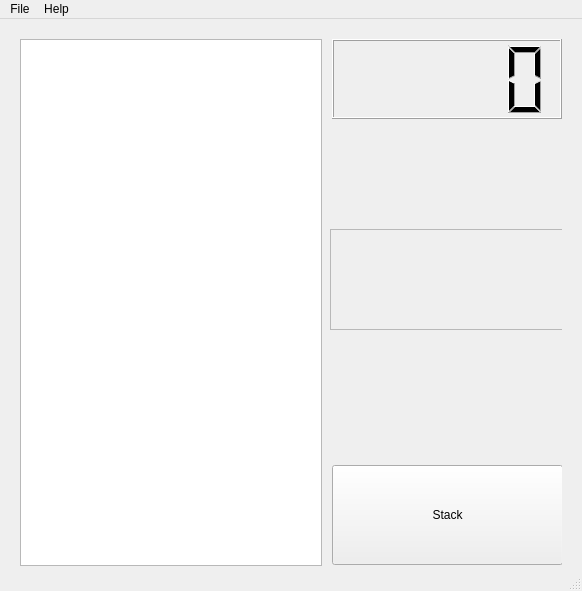
<?xml version="1.0" encoding="UTF-8"?>
<ui version="4.0">
 <class>window_main_screen</class>
 <widget class="QMainWindow" name="window_main_screen">
  <property name="geometry">
   <rect>
    <x>0</x>
    <y>0</y>
    <width>582</width>
    <height>591</height>
   </rect>
  </property>
  <property name="minimumSize">
   <size>
    <width>582</width>
    <height>591</height>
   </size>
  </property>
  <property name="maximumSize">
   <size>
    <width>582</width>
    <height>591</height>
   </size>
  </property>
  <property name="windowIcon">
   <iconset resource="resource.qrc">
    <normaloff>:/images/stacker_logo.jpg</normaloff>:/images/stacker_logo.jpg</iconset>
  </property>
  <property name="styleSheet">
   <string notr="true"/>
  </property>
  <property name="tabShape">
   <enum>QTabWidget::Rounded</enum>
  </property>
  <widget class="QWidget" name="centralwidget">
   <widget class="QStackedWidget" name="stackedWidget_mainscreen">
    <property name="geometry">
     <rect>
      <x>20</x>
      <y>20</y>
      <width>542</width>
      <height>531</height>
     </rect>
    </property>
    <property name="styleSheet">
     <string notr="true"/>
    </property>
    <property name="currentIndex">
     <number>2</number>
    </property>
    <widget class="QWidget" name="mainmenu">
     <widget class="QPushButton" name="pushButton_MainMenuNewGame">
      <property name="geometry">
       <rect>
        <x>196</x>
        <y>150</y>
        <width>150</width>
        <height>40</height>
       </rect>
      </property>
      <property name="toolTip">
       <string/>
      </property>
      <property name="styleSheet">
       <string notr="true">font: 15pt &quot;Minercraftory&quot;;</string>
      </property>
      <property name="text">
       <string>NEW GAME</string>
      </property>
     </widget>
     <widget class="QPushButton" name="pushButton_MainMenuLoadGame">
      <property name="geometry">
       <rect>
        <x>196</x>
        <y>210</y>
        <width>150</width>
        <height>40</height>
       </rect>
      </property>
      <property name="toolTip">
       <string/>
      </property>
      <property name="styleSheet">
       <string notr="true">font: 15pt &quot;Minercraftory&quot;;</string>
      </property>
      <property name="text">
       <string>LOAD GAME</string>
      </property>
     </widget>
     <widget class="QPushButton" name="pushButton_MainMenuAbout">
      <property name="geometry">
       <rect>
        <x>196</x>
        <y>270</y>
        <width>150</width>
        <height>40</height>
       </rect>
      </property>
      <property name="toolTip">
       <string/>
      </property>
      <property name="styleSheet">
       <string notr="true">font: 15pt &quot;Minercraftory&quot;;</string>
      </property>
      <property name="text">
       <string>ABOUT</string>
      </property>
     </widget>
     <widget class="QPushButton" name="pushButton_MainMenuHelp">
      <property name="geometry">
       <rect>
        <x>196</x>
        <y>330</y>
        <width>150</width>
        <height>40</height>
       </rect>
      </property>
      <property name="toolTip">
       <string/>
      </property>
      <property name="styleSheet">
       <string notr="true">font: 15pt &quot;Minercraftory&quot;;</string>
      </property>
      <property name="text">
       <string>Help</string>
      </property>
     </widget>
     <widget class="QPushButton" name="pushButton_MainMenuQuit">
      <property name="geometry">
       <rect>
        <x>196</x>
        <y>390</y>
        <width>150</width>
        <height>40</height>
       </rect>
      </property>
      <property name="toolTip">
       <string/>
      </property>
      <property name="styleSheet">
       <string notr="true">font: 15pt &quot;Minercraftory&quot;;</string>
      </property>
      <property name="text">
       <string>Quit</string>
      </property>
     </widget>
     <widget class="QFrame" name="frameLogoMain">
      <property name="geometry">
       <rect>
        <x>46</x>
        <y>0</y>
        <width>450</width>
        <height>120</height>
       </rect>
      </property>
      <property name="styleSheet">
       <string notr="true">image: url(:/images/logo/StackerLogoNeutral.png);</string>
      </property>
      <property name="frameShape">
       <enum>QFrame::StyledPanel</enum>
      </property>
      <property name="frameShadow">
       <enum>QFrame::Raised</enum>
      </property>
     </widget>
     <widget class="QLabel" name="label_MainMenuStackerVersion">
      <property name="geometry">
       <rect>
        <x>430</x>
        <y>100</y>
        <width>110</width>
        <height>40</height>
       </rect>
      </property>
      <property name="styleSheet">
       <string notr="true">font: bold 15pt &quot;Rust&quot;;</string>
      </property>
      <property name="text">
       <string>X.X.X</string>
      </property>
     </widget>
    </widget>
    <widget class="QWidget" name="difficultymenu">
     <widget class="QLabel" name="label_DifficultyMenuTitle">
      <property name="geometry">
       <rect>
        <x>71</x>
        <y>60</y>
        <width>400</width>
        <height>40</height>
       </rect>
      </property>
      <property name="font">
       <font>
        <family>Rust</family>
        <pointsize>30</pointsize>
        <weight>75</weight>
        <italic>false</italic>
        <bold>true</bold>
        <strikeout>false</strikeout>
        <kerning>true</kerning>
       </font>
      </property>
      <property name="styleSheet">
       <string notr="true">font: bold 30pt &quot;Rust&quot;;</string>
      </property>
      <property name="text">
       <string>Difficulty menu</string>
      </property>
      <property name="alignment">
       <set>Qt::AlignCenter</set>
      </property>
     </widget>
     <widget class="QPushButton" name="pushButton_DifficultyMenuEasy">
      <property name="geometry">
       <rect>
        <x>196</x>
        <y>160</y>
        <width>150</width>
        <height>40</height>
       </rect>
      </property>
      <property name="styleSheet">
       <string notr="true">font: 15pt &quot;Minercraftory&quot;;</string>
      </property>
      <property name="text">
       <string>Easy</string>
      </property>
     </widget>
     <widget class="QPushButton" name="pushButton_DifficultyMenuMedium">
      <property name="geometry">
       <rect>
        <x>200</x>
        <y>260</y>
        <width>150</width>
        <height>40</height>
       </rect>
      </property>
      <property name="styleSheet">
       <string notr="true">font: 15pt &quot;Minercraftory&quot;;</string>
      </property>
      <property name="text">
       <string>Medium</string>
      </property>
     </widget>
     <widget class="QPushButton" name="pushButton_DifficultyMenuHard">
      <property name="geometry">
       <rect>
        <x>196</x>
        <y>360</y>
        <width>150</width>
        <height>40</height>
       </rect>
      </property>
      <property name="styleSheet">
       <string notr="true">font: 15pt &quot;Minercraftory&quot;;</string>
      </property>
      <property name="text">
       <string>Hard</string>
      </property>
     </widget>
    </widget>
    <widget class="QWidget" name="playscreen">
     <widget class="QLCDNumber" name="lcd_PlayScreenScore">
      <property name="geometry">
       <rect>
        <x>312</x>
        <y>0</y>
        <width>230</width>
        <height>80</height>
       </rect>
      </property>
      <property name="font">
       <font>
        <family>MS Shell Dlg 2</family>
        <weight>50</weight>
        <bold>false</bold>
       </font>
      </property>
      <property name="layoutDirection">
       <enum>Qt::LeftToRight</enum>
      </property>
      <property name="autoFillBackground">
       <bool>false</bool>
      </property>
     </widget>
     <widget class="QTableWidget" name="tableWidget_PlayScreenPlayfield">
      <property name="geometry">
       <rect>
        <x>0</x>
        <y>0</y>
        <width>302</width>
        <height>527</height>
       </rect>
      </property>
      <property name="styleSheet">
       <string notr="true">selection-background-color: rgba(255, 255, 255, 0);
selection-color: rgba(255, 255, 255, 0);
focus ( border: 0px );</string>
      </property>
     </widget>
     <widget class="QPushButton" name="pushButton_PlayScreenPause">
      <property name="geometry">
       <rect>
        <x>312</x>
        <y>90</y>
        <width>52</width>
        <height>52</height>
       </rect>
      </property>
      <property name="sizePolicy">
       <sizepolicy hsizetype="Fixed" vsizetype="Fixed">
        <horstretch>0</horstretch>
        <verstretch>0</verstretch>
       </sizepolicy>
      </property>
      <property name="toolTip">
       <string>Pause</string>
      </property>
      <property name="styleSheet">
       <string notr="true">background-image: url(:/images/pause_button.png);
background-color: rgba(255, 255, 255, 0);</string>
      </property>
      <property name="text">
       <string/>
      </property>
      <property name="default">
       <bool>false</bool>
      </property>
      <property name="flat">
       <bool>true</bool>
      </property>
     </widget>
     <widget class="QPushButton" name="pushButton_PlayScreenStack">
      <property name="geometry">
       <rect>
        <x>312</x>
        <y>426</y>
        <width>231</width>
        <height>100</height>
       </rect>
      </property>
      <property name="cursor">
       <cursorShape>PointingHandCursor</cursorShape>
      </property>
      <property name="styleSheet">
       <string notr="true">font: 35pt &quot;Minercraftory&quot;;</string>
      </property>
      <property name="text">
       <string>Stack</string>
      </property>
      <property name="flat">
       <bool>false</bool>
      </property>
     </widget>
     <widget class="QFrame" name="frame_PlayScreenStackerLogo">
      <property name="geometry">
       <rect>
        <x>310</x>
        <y>190</y>
        <width>241</width>
        <height>101</height>
       </rect>
      </property>
      <property name="styleSheet">
       <string notr="true">image: url(:/images/logo/StackerLogoNeutral.png);</string>
      </property>
      <property name="frameShape">
       <enum>QFrame::StyledPanel</enum>
      </property>
      <property name="frameShadow">
       <enum>QFrame::Raised</enum>
      </property>
     </widget>
    </widget>
    <widget class="QWidget" name="pausemenu">
     <widget class="QPushButton" name="pushButton_PauseMenuResume">
      <property name="geometry">
       <rect>
        <x>245</x>
        <y>140</y>
        <width>52</width>
        <height>52</height>
       </rect>
      </property>
      <property name="toolTip">
       <string>Resume</string>
      </property>
      <property name="styleSheet">
       <string notr="true">background-image: url(:/images/play_button.png);
background-color: rgba(255, 255, 255, 0);</string>
      </property>
      <property name="text">
       <string/>
      </property>
      <property name="flat">
       <bool>true</bool>
      </property>
     </widget>
     <widget class="QLabel" name="label_PauseMenuTitle">
      <property name="geometry">
       <rect>
        <x>171</x>
        <y>60</y>
        <width>200</width>
        <height>40</height>
       </rect>
      </property>
      <property name="styleSheet">
       <string notr="true">font: bold 30pt &quot;Rust&quot;;</string>
      </property>
      <property name="text">
       <string>pause</string>
      </property>
      <property name="alignment">
       <set>Qt::AlignCenter</set>
      </property>
     </widget>
     <widget class="QPushButton" name="pushButton_PauseMenuMainMenu">
      <property name="geometry">
       <rect>
        <x>196</x>
        <y>252</y>
        <width>150</width>
        <height>40</height>
       </rect>
      </property>
      <property name="styleSheet">
       <string notr="true">font: 15pt &quot;Minercraftory&quot;;</string>
      </property>
      <property name="text">
       <string>Main menu</string>
      </property>
     </widget>
     <widget class="QPushButton" name="pushButton_PauseMenuSaveGame">
      <property name="geometry">
       <rect>
        <x>196</x>
        <y>352</y>
        <width>150</width>
        <height>40</height>
       </rect>
      </property>
      <property name="styleSheet">
       <string notr="true">font: 15pt &quot;Minercraftory&quot;;</string>
      </property>
      <property name="text">
       <string>Save game</string>
      </property>
     </widget>
     <widget class="QPushButton" name="pushButton_PauseMenuQuit">
      <property name="geometry">
       <rect>
        <x>196</x>
        <y>452</y>
        <width>150</width>
        <height>40</height>
       </rect>
      </property>
      <property name="styleSheet">
       <string notr="true">font: 15pt &quot;Minercraftory&quot;;</string>
      </property>
      <property name="text">
       <string>Quit</string>
      </property>
     </widget>
     <widget class="QLabel" name="label_PauseMenuStatus">
      <property name="geometry">
       <rect>
        <x>356</x>
        <y>352</y>
        <width>151</width>
        <height>40</height>
       </rect>
      </property>
      <property name="styleSheet">
       <string notr="true">font: 10pt &quot;Arial Rounded MT Bold&quot;;</string>
      </property>
      <property name="text">
       <string/>
      </property>
     </widget>
    </widget>
    <widget class="QWidget" name="help">
     <widget class="QLabel" name="label_HelpTitle">
      <property name="geometry">
       <rect>
        <x>171</x>
        <y>60</y>
        <width>200</width>
        <height>40</height>
       </rect>
      </property>
      <property name="styleSheet">
       <string notr="true">font: bold 30pt &quot;Rust&quot;;</string>
      </property>
      <property name="text">
       <string>Help</string>
      </property>
      <property name="alignment">
       <set>Qt::AlignCenter</set>
      </property>
     </widget>
     <widget class="QLabel" name="label_HelpMainText">
      <property name="geometry">
       <rect>
        <x>31</x>
        <y>130</y>
        <width>480</width>
        <height>240</height>
       </rect>
      </property>
      <property name="styleSheet">
       <string notr="true">font: 13pt &quot;Arial Rounded MT Bold&quot;;</string>
      </property>
      <property name="text">
       <string>Try to stack as many blocks, as high as possible.
You will lose the number of blocks
you placed incorrectly.

The game is played with the Space bar or the Stack button.
To place the block press space or press the button.
While in game you can press ESC
  Now you are in the pause menu
  From here you can save your game,
  or go back to the main menu.

Have fun!</string>
      </property>
     </widget>
     <widget class="QPushButton" name="pushButton_HelpMainMenu">
      <property name="geometry">
       <rect>
        <x>196</x>
        <y>430</y>
        <width>150</width>
        <height>40</height>
       </rect>
      </property>
      <property name="styleSheet">
       <string notr="true">font: 15pt &quot;Minercraftory&quot;;</string>
      </property>
      <property name="text">
       <string>Main Menu</string>
      </property>
     </widget>
    </widget>
    <widget class="QWidget" name="about">
     <widget class="QFrame" name="frame_AboutLogo">
      <property name="geometry">
       <rect>
        <x>0</x>
        <y>279</y>
        <width>542</width>
        <height>252</height>
       </rect>
      </property>
      <property name="styleSheet">
       <string notr="true">image: url(:/images/stacker2.0.png);</string>
      </property>
      <property name="frameShape">
       <enum>QFrame::StyledPanel</enum>
      </property>
      <property name="frameShadow">
       <enum>QFrame::Raised</enum>
      </property>
      <widget class="QPushButton" name="pushButton_AboutStackerEasterEgg">
       <property name="geometry">
        <rect>
         <x>171</x>
         <y>197</y>
         <width>200</width>
         <height>31</height>
        </rect>
       </property>
       <property name="styleSheet">
        <string notr="true"/>
       </property>
       <property name="text">
        <string/>
       </property>
       <property name="autoDefault">
        <bool>false</bool>
       </property>
       <property name="default">
        <bool>false</bool>
       </property>
      </widget>
     </widget>
     <widget class="QLabel" name="label_AboutTitle">
      <property name="geometry">
       <rect>
        <x>121</x>
        <y>60</y>
        <width>300</width>
        <height>40</height>
       </rect>
      </property>
      <property name="styleSheet">
       <string notr="true">font: bold 30pt &quot;Rust&quot;;</string>
      </property>
      <property name="text">
       <string>Credits</string>
      </property>
      <property name="alignment">
       <set>Qt::AlignCenter</set>
      </property>
     </widget>
     <widget class="QLabel" name="label_AboutMainText">
      <property name="geometry">
       <rect>
        <x>71</x>
        <y>120</y>
        <width>400</width>
        <height>121</height>
       </rect>
      </property>
      <property name="styleSheet">
       <string notr="true">font: 15pt &quot;Arial Rounded MT Bold&quot;;</string>
      </property>
      <property name="text">
       <string>&lt;html&gt;&lt;head/&gt;&lt;body&gt;&lt;p&gt;This version of Stacker is&lt;br/&gt;&amp;nbsp;&amp;nbsp;&amp;nbsp;&amp;nbsp;coded and designed&lt;br/&gt;&amp;nbsp;&amp;nbsp;&amp;nbsp;&amp;nbsp;&amp;nbsp;&amp;nbsp;&amp;nbsp;&amp;nbsp;&amp;nbsp;&amp;nbsp;&amp;nbsp;&amp;nbsp;&amp;nbsp;&amp;nbsp;&amp;nbsp;&amp;nbsp;&amp;nbsp;&amp;nbsp;by&lt;br/&gt;&amp;nbsp;&amp;nbsp;&amp;nbsp;&amp;nbsp;&amp;nbsp;&lt;span style=&quot; color:#ff0000;&quot;&gt;Ingmar Delsink&lt;/span&gt;&lt;/p&gt;&lt;/body&gt;&lt;/html&gt;</string>
      </property>
      <property name="alignment">
       <set>Qt::AlignLeading|Qt::AlignLeft|Qt::AlignTop</set>
      </property>
     </widget>
     <widget class="QPushButton" name="pushButton_AboutMainMenu">
      <property name="geometry">
       <rect>
        <x>321</x>
        <y>230</y>
        <width>150</width>
        <height>40</height>
       </rect>
      </property>
      <property name="styleSheet">
       <string notr="true">font: 15pt &quot;Minercraftory&quot;;</string>
      </property>
      <property name="text">
       <string>Main Menu</string>
      </property>
     </widget>
     <widget class="QLabel" name="label_AboutStackerVersion">
      <property name="geometry">
       <rect>
        <x>71</x>
        <y>230</y>
        <width>200</width>
        <height>40</height>
       </rect>
      </property>
      <property name="styleSheet">
       <string notr="true">font: 15pt &quot;Arial Rounded MT Bold&quot;;</string>
      </property>
      <property name="text">
       <string>VERSION</string>
      </property>
     </widget>
    </widget>
    <widget class="QWidget" name="endGame">
     <widget class="QLabel" name="label_EndGameMessage">
      <property name="geometry">
       <rect>
        <x>56</x>
        <y>330</y>
        <width>430</width>
        <height>60</height>
       </rect>
      </property>
      <property name="styleSheet">
       <string notr="true">font: 30pt &quot;Minercraftory&quot;;</string>
      </property>
      <property name="text">
       <string/>
      </property>
      <property name="alignment">
       <set>Qt::AlignCenter</set>
      </property>
     </widget>
     <widget class="QLCDNumber" name="lcdNumber_EndGameScore">
      <property name="geometry">
       <rect>
        <x>61</x>
        <y>430</y>
        <width>240</width>
        <height>100</height>
       </rect>
      </property>
     </widget>
     <widget class="QLabel" name="label_EndGameBottumLine">
      <property name="geometry">
       <rect>
        <x>56</x>
        <y>390</y>
        <width>430</width>
        <height>30</height>
       </rect>
      </property>
      <property name="styleSheet">
       <string notr="true">font: bold 20pt &quot;Rust&quot;;</string>
      </property>
      <property name="text">
       <string>with an amazing score of</string>
      </property>
     </widget>
     <widget class="QLabel" name="label_EndGamePoints">
      <property name="geometry">
       <rect>
        <x>311</x>
        <y>430</y>
        <width>220</width>
        <height>50</height>
       </rect>
      </property>
      <property name="styleSheet">
       <string notr="true">font: bold 30pt &quot;Rust&quot;;</string>
      </property>
      <property name="text">
       <string>Points</string>
      </property>
     </widget>
     <widget class="QFrame" name="frame_EndGameImg">
      <property name="geometry">
       <rect>
        <x>21</x>
        <y>0</y>
        <width>500</width>
        <height>330</height>
       </rect>
      </property>
      <property name="frameShape">
       <enum>QFrame::StyledPanel</enum>
      </property>
      <property name="frameShadow">
       <enum>QFrame::Raised</enum>
      </property>
     </widget>
     <widget class="QPushButton" name="pushButton_EndGameMainMenu">
      <property name="geometry">
       <rect>
        <x>311</x>
        <y>480</y>
        <width>220</width>
        <height>50</height>
       </rect>
      </property>
      <property name="styleSheet">
       <string notr="true">font: 15pt &quot;Minercraftory&quot;;</string>
      </property>
      <property name="text">
       <string>Main Menu</string>
      </property>
     </widget>
    </widget>
    <widget class="QWidget" name="settings">
     <widget class="QLabel" name="label_SettingsTitle">
      <property name="geometry">
       <rect>
        <x>121</x>
        <y>60</y>
        <width>300</width>
        <height>40</height>
       </rect>
      </property>
      <property name="styleSheet">
       <string notr="true">font: bold 30pt &quot;Rust&quot;;</string>
      </property>
      <property name="text">
       <string>Settings</string>
      </property>
      <property name="alignment">
       <set>Qt::AlignCenter</set>
      </property>
     </widget>
     <widget class="QPushButton" name="pushButton_SettingsSaveSettings">
      <property name="geometry">
       <rect>
        <x>196</x>
        <y>461</y>
        <width>150</width>
        <height>40</height>
       </rect>
      </property>
      <property name="styleSheet">
       <string notr="true">font: 10pt &quot;Minercraftory&quot;;</string>
      </property>
      <property name="text">
       <string>Save Settings</string>
      </property>
     </widget>
     <widget class="QCheckBox" name="checkBox_SettingsPartyMode">
      <property name="geometry">
       <rect>
        <x>170</x>
        <y>130</y>
        <width>180</width>
        <height>30</height>
       </rect>
      </property>
      <property name="styleSheet">
       <string notr="true">font: 15pt &quot;Arial Rounded MT Bold&quot;;</string>
      </property>
      <property name="text">
       <string>Party Mode</string>
      </property>
     </widget>
     <widget class="QCheckBox" name="checkBox_SettingsDoge">
      <property name="geometry">
       <rect>
        <x>170</x>
        <y>180</y>
        <width>180</width>
        <height>30</height>
       </rect>
      </property>
      <property name="styleSheet">
       <string notr="true">font: 15pt &quot;Arial Rounded MT Bold&quot;;</string>
      </property>
      <property name="text">
       <string>Doge</string>
      </property>
     </widget>
     <widget class="QCheckBox" name="checkBox_SettingsFullScreen">
      <property name="geometry">
       <rect>
        <x>170</x>
        <y>230</y>
        <width>180</width>
        <height>30</height>
       </rect>
      </property>
      <property name="styleSheet">
       <string notr="true">font: 15pt &quot;Arial Rounded MT Bold&quot;;</string>
      </property>
      <property name="text">
       <string>Full Screen</string>
      </property>
     </widget>
     <widget class="QCheckBox" name="checkBox_SettingsInstantEpilepsy">
      <property name="geometry">
       <rect>
        <x>170</x>
        <y>280</y>
        <width>180</width>
        <height>30</height>
       </rect>
      </property>
      <property name="styleSheet">
       <string notr="true">font: 15pt &quot;Arial Rounded MT Bold&quot;;</string>
      </property>
      <property name="text">
       <string>Instant Epilepsy</string>
      </property>
     </widget>
     <widget class="QComboBox" name="comboBox_SettingsPlayScreenColorBlock">
      <property name="geometry">
       <rect>
        <x>360</x>
        <y>320</y>
        <width>80</width>
        <height>30</height>
       </rect>
      </property>
      <property name="styleSheet">
       <string notr="true">font: 10pt &quot;Arial Rounded MT Bold&quot;;</string>
      </property>
     </widget>
     <widget class="QLabel" name="label_SettingsPickBlockColor">
      <property name="geometry">
       <rect>
        <x>170</x>
        <y>320</y>
        <width>180</width>
        <height>30</height>
       </rect>
      </property>
      <property name="styleSheet">
       <string notr="true">font: 15pt &quot;Arial Rounded MT Bold&quot;;</string>
      </property>
      <property name="text">
       <string>Block color:</string>
      </property>
     </widget>
     <widget class="QComboBox" name="comboBox_SettingsPlayScreenColorBack">
      <property name="geometry">
       <rect>
        <x>360</x>
        <y>370</y>
        <width>80</width>
        <height>30</height>
       </rect>
      </property>
      <property name="styleSheet">
       <string notr="true">font: 10pt &quot;Arial Rounded MT Bold&quot;;</string>
      </property>
     </widget>
     <widget class="QLabel" name="label_SettingsPickBackColor">
      <property name="geometry">
       <rect>
        <x>170</x>
        <y>370</y>
        <width>180</width>
        <height>30</height>
       </rect>
      </property>
      <property name="styleSheet">
       <string notr="true">font: 15pt &quot;Arial Rounded MT Bold&quot;;</string>
      </property>
      <property name="text">
       <string>Background color:</string>
      </property>
     </widget>
     <zorder>label_SettingsTitle</zorder>
     <zorder>pushButton_SettingsSaveSettings</zorder>
     <zorder>checkBox_SettingsPartyMode</zorder>
     <zorder>checkBox_SettingsDoge</zorder>
     <zorder>checkBox_SettingsFullScreen</zorder>
     <zorder>checkBox_SettingsInstantEpilepsy</zorder>
     <zorder>label_SettingsPickBlockColor</zorder>
     <zorder>label_SettingsPickBackColor</zorder>
     <zorder>comboBox_SettingsPlayScreenColorBlock</zorder>
     <zorder>comboBox_SettingsPlayScreenColorBack</zorder>
    </widget>
   </widget>
  </widget>
  <widget class="QMenuBar" name="menubar">
   <property name="geometry">
    <rect>
     <x>0</x>
     <y>0</y>
     <width>582</width>
     <height>21</height>
    </rect>
   </property>
   <widget class="QMenu" name="menuFile">
    <property name="title">
     <string>File</string>
    </property>
    <addaction name="actionMain_Menu"/>
    <addaction name="actionSettings"/>
    <addaction name="separator"/>
    <addaction name="actionQuit"/>
   </widget>
   <widget class="QMenu" name="menuHelp">
    <property name="title">
     <string>Help</string>
    </property>
    <addaction name="actionCheck_for_updates"/>
    <addaction name="separator"/>
    <addaction name="actionHelp"/>
    <addaction name="separator"/>
    <addaction name="actionAbout"/>
   </widget>
   <addaction name="menuFile"/>
   <addaction name="menuHelp"/>
  </widget>
  <widget class="QStatusBar" name="statusbar"/>
  <action name="actionQuit">
   <property name="icon">
    <iconset resource="resource.qrc">
     <normaloff>:/images/icons/Quit.png</normaloff>:/images/icons/Quit.png</iconset>
   </property>
   <property name="text">
    <string>Quit</string>
   </property>
  </action>
  <action name="actionMain_Menu">
   <property name="icon">
    <iconset resource="resource.qrc">
     <normaloff>:/images/icons/MainMenu.png</normaloff>:/images/icons/MainMenu.png</iconset>
   </property>
   <property name="text">
    <string>Main Menu</string>
   </property>
  </action>
  <action name="actionAbout">
   <property name="icon">
    <iconset resource="resource.qrc">
     <normaloff>:/images/icons/About.png</normaloff>:/images/icons/About.png</iconset>
   </property>
   <property name="text">
    <string>About</string>
   </property>
  </action>
  <action name="actionHelp">
   <property name="icon">
    <iconset resource="resource.qrc">
     <normaloff>:/images/icons/Help.png</normaloff>:/images/icons/Help.png</iconset>
   </property>
   <property name="text">
    <string>Help</string>
   </property>
  </action>
  <action name="actionSettings">
   <property name="icon">
    <iconset resource="resource.qrc">
     <normaloff>:/images/icons/Settings.png</normaloff>:/images/icons/Settings.png</iconset>
   </property>
   <property name="text">
    <string>Settings</string>
   </property>
  </action>
  <action name="actionCheck_for_updates">
   <property name="icon">
    <iconset resource="resource.qrc">
     <normaloff>:/images/icons/CheckForUpdates.png</normaloff>:/images/icons/CheckForUpdates.png</iconset>
   </property>
   <property name="text">
    <string>Check for updates</string>
   </property>
  </action>
 </widget>
 <resources>
  <include location="resource.qrc"/>
 </resources>
 <connections/>
</ui>
